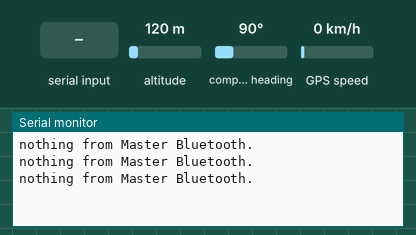
Recording of a sketch running on a simulated Arduino Uno, built with avr-gcc and run on an emulated ATmega328P. Parts: the last lines printed to the serial monitor. The test bench sets the inputs (shaded band); at power-on: altitude 120 m, compass heading 90°, GPS speed 0 km/h. The GPS gets a fix after 3 s at 37.7749, -122.4194 with 8 satellites.

Above: at 5.8 s.
5.9 s: "ATSP0\n" received over the second serial link
At 8.0 s:
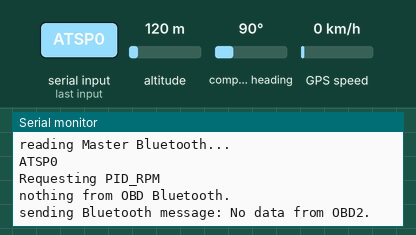
8.7 s: "90,45\n" received over the second serial link
At 10.4 s:
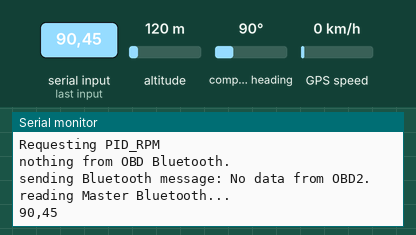
11.5 s: "0\n" received over the second serial link
At 13.8 s:
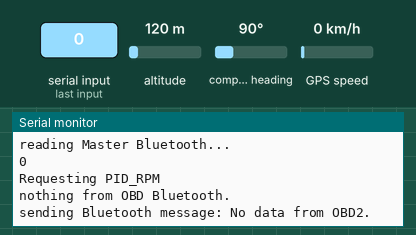
14.6 s: "1\n" received over the second serial link
At 15.9 s:
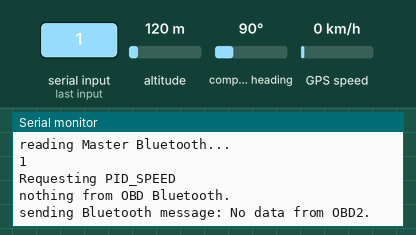
17.4 s: "2\n" received over the second serial link
At 20.5 s:
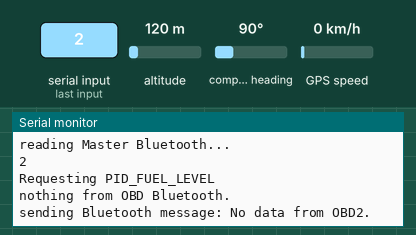
20.8 s: "3\n" received over the second serial link
At 21.8 s:
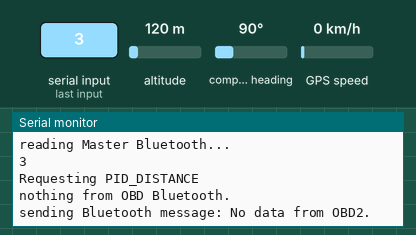
Timing chart, 0 to 23.8 s (numbered marks = the images above; inputs shaded):
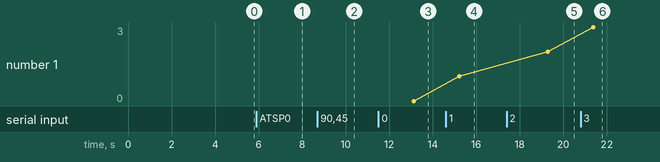

Measured:
- after the input at 5.9 s, the serial monitor: prints a new line after 1.1 s (image 1)
- after the input at 8.7 s, the serial monitor: prints a new line after 0.39 s (image 2)
- after the input at 11.5 s, the serial monitor: prints a new line after 1.6 s (image 3)
- after the input at 14.6 s, the serial monitor: prints a new line after 0.62 s (image 4)
- after the input at 17.4 s, the serial monitor: prints a new line after 1.9 s (image 5)
- after the input at 20.8 s, the serial monitor: prints a new line after 0.58 s (image 6)
- plotted number 1: 0 → 1 after the input at 14.6 s, 2 → 3 after the input at 20.8 s

The sketch:

scadacar_sketch.ino
```cpp
  /*
 Proyect: SCADAcar
 Developed by: Ruy García
 Created: July 22, 2014
 By: Ruy García
 Javascript: parseInt( ( "41 0C 0F A0".substring(6) ).replace(" ",""),16 );
 */

#include <TinyGPS++.h>
#include <SoftwareSerial.h>

boolean debug = true;

// Bluetooth Serial parameters:
SoftwareSerial bt(5,4);
char btt = '0';
char str = '0';

// TinyGPS parameters:
static const int RXPin = 2, TXPin = 3;
static const uint32_t GPSBaud = 9600;
TinyGPSPlus gps; // The TinyGPS++ object
SoftwareSerial ss(RXPin, TXPin);

int readCount = 0;
int gpsDelayTime = 10; // delay time (in seconds) between messages.

SoftwareSerial obd(8,7);
// Mode 1 PIDs
#define PID_ENGINE_LOAD "01041"
#define PID_COOLANT_TEMP "01051"
#define PID_SHORT_TERM_FUEL_TRIM_1 "01061"
#define PID_LONG_TERM_FUEL_TRIM_1 "01071"
#define PID_SHORT_TERM_FUEL_TRIM_2 "01081"
#define PID_LONG_TERM_FUEL_TRIM_2 "01091"
#define PID_FUEL_PRESSURE "010A1"
#define PID_INTAKE_MAP "010B1"
#define PID_RPM "010C1"
#define PID_SPEED "010D1"
#define PID_TIMING_ADVANCE "010E1"
#define PID_INTAKE_TEMP "010F1"
#define PID_MAF_FLOW "01101"
#define PID_THROTTLE "01111"
#define PID_AUX_INPUT "011E1"
#define PID_RUNTIME "011F1"
#define PID_DISTANCE_WITH_MIL "01211"
#define PID_COMMANDED_EGR "012C1"
#define PID_EGR_ERROR "012D1"
#define PID_COMMANDED_EVAPORATIVE_PURGE "012E1"
#define PID_FUEL_LEVEL "012F1"
#define PID_WARMS_UPS "01301"
#define PID_DISTANCE "01311"
#define PID_EVAP_SYS_VAPOR_PRESSURE "01321"
#define PID_BAROMETRIC "01331"
#define PID_CATALYST_TEMP_B1S1 "013C1"
#define PID_CATALYST_TEMP_B2S1 "013D1"
#define PID_CATALYST_TEMP_B1S2 "013E1"
#define PID_CATALYST_TEMP_B2S2 "013F1"
#define PID_CONTROL_MODULE_VOLTAGE "01421"
#define PID_ABSOLUTE_ENGINE_LOAD "01431"
#define PID_RELATIVE_THROTTLE_POS "01451"
#define PID_AMBIENT_TEMP "01461"
#define PID_ABSOLUTE_THROTTLE_POS_B "01471"
#define PID_ABSOLUTE_THROTTLE_POS_C "01481"
#define PID_ACC_PEDAL_POS_D "01491"
#define PID_ACC_PEDAL_POS_E "014A1"
#define PID_ACC_PEDAL_POS_F "014B1"
#define PID_COMMANDED_THROTTLE_ACTUATOR "014C1"
#define PID_TIME_WITH_MIL "014D1"
#define PID_TIME_SINCE_CODES_CLEARED "014E1"
#define PID_ETHANOL_FUEL "01521"
#define PID_FUEL_RAIL_PRESSURE "01591"
#define PID_HYBRID_BATTERY_PERCENTAGE "015B1"
#define PID_ENGINE_OIL_TEMP" 015C1"
#define PID_FUEL_INJECTION_TIMING "015D1"
#define PID_ENGINE_FUEL_RATE "015E1"
#define PID_ENGINE_TORQUE_DEMANDED "01611"
#define PID_ENGINE_TORQUE_PERCENTAGE "01621"
#define PID_ENGINE_REF_TORQUE "01631"

void setup()
{
  Serial.begin(115200);
  bt.begin(9600);
  ss.begin(GPSBaud);
}

void loop()
{
  readGPS();
  /*
  send_OBD_cmd("ATZ");      //send to OBD ATZ, reset
  delay(1000);
  send_OBD_cmd("ATSP0");    //send ATSP0, protocol auto
  send_OBD_cmd("0100");     //send 0100, retrieve available pid's 00-19
  delay(1000);
  send_OBD_cmd("0120");     //send 0120, retrieve available pid's 20-39
  delay(1000);
  send_OBD_cmd("0140");     //send 0140, retrieve available pid's 40-??
  delay(1000);
  send_OBD_cmd(PID_RPM);    //send 010C1, RPM cmd
  */
  delay(1000);
  readMaster();
  delay(1000);
}

void sendMaster(String msg)
{
  bt.begin(9600);
  bt.flush();
  if(debug == true) {Serial.print("sending Bluetooth message: "); Serial.println(msg);}
  bt.println(msg);
  //bt.end();
}

void readMaster()
{
  bt.begin(9600);
  if (bt.available() > 0) {
    String msg; // string to store entire command line
    if(debug == true) {Serial.println("reading Master Bluetooth...");}
    while (bt.available()) {
      str = bt.read();
      msg += str;
    }
    Serial.println(msg);
    delay(50);
    checkIncommingCmd( msg.toInt() );
  } else {
    if(debug == true) {Serial.println("nothing from Master Bluetooth.");}
  }
  bt.flush();
  //bt.end();
}

void readOBD()
{
  if (obd.available() > 0) {
    if(debug == true) {Serial.println("reading OBD Bluetooth...");}
    String msg; // string to store entire command line
    delay(1000); // wait 1 sec to give time enough for the serial to receive all the stream
    while (obd.available()) {
      msg += obd.read();
    }
    Serial.println(msg);
    delay(50);
    sendMaster(msg);
    } else {
      if(debug == true) {Serial.println("nothing from OBD Bluetooth.");}
      sendMaster("No data from OBD2.");
  }
  obd.flush();
}

void readGPS()
{
  // This will execute the reading GPS function when we want suposing that
  // each second it reads the TinyGPS
  if(readCount++ % gpsDelayTime == 0) {
    // This sketch displays information every time a new sentence is correctly encoded.
    if (ss.available() > 0) {
      // delay(1000); // wait 1 sec to give time enough for the serial to receive all the stream
      while (gps.encode(ss.read())) {
        if(debug == true) {Serial.println("reading GPS...");}
        displayGPSLog();
      }
    } else {
      if(debug == true) {Serial.println("nothing from GPS.");}
    }
    ss.flush();

    if (millis() > 5000 && gps.charsProcessed() < 10)
    {
      if(debug == true) {Serial.println("No GPS detected: check wiring.");}
    }
  }
}

void displayGPSLog()
{
  String strValue;
  char charBuf[15];
  if ( gps.location.isValid() ) {
    /* This function is thanks to http://dereenigne.org/arduino/arduino-float-to-string */
    dtostrf(gps.location.lat(), 12, 6, charBuf);
    strValue += charBuf;
    strValue += ",";
    dtostrf(gps.location.lng(), 12, 6, charBuf);
    strValue += charBuf;
  }
  else {
    strValue += "INVALID";
  }
}

void send_OBD_cmd(char *obd_cmd)
{
  obd.begin(9600);
  obd.println(obd_cmd);
  readOBD();
  obd.end();
}

void checkIncommingCmd(int cmd)
{
  switch (cmd) {
    case 0:
      if(debug == true) {Serial.println("Requesting PID_RPM");}
      send_OBD_cmd(PID_RPM);
      break;
    case 1:
      if(debug == true) {Serial.println("Requesting PID_SPEED");}
      send_OBD_cmd(PID_SPEED);
      break;
    case 2:
      if(debug == true) {Serial.println("Requesting PID_FUEL_LEVEL");}
      send_OBD_cmd(PID_FUEL_LEVEL);
      break;
    case 3:
      if(debug == true) {Serial.println("Requesting PID_DISTANCE");}
      send_OBD_cmd(PID_DISTANCE);
      break;
    case 4:
      if(debug == true) {Serial.println("Requesting PID_THROTTLE");}
      send_OBD_cmd(PID_THROTTLE);
      break;
    default:
      break;
  }
}
```
